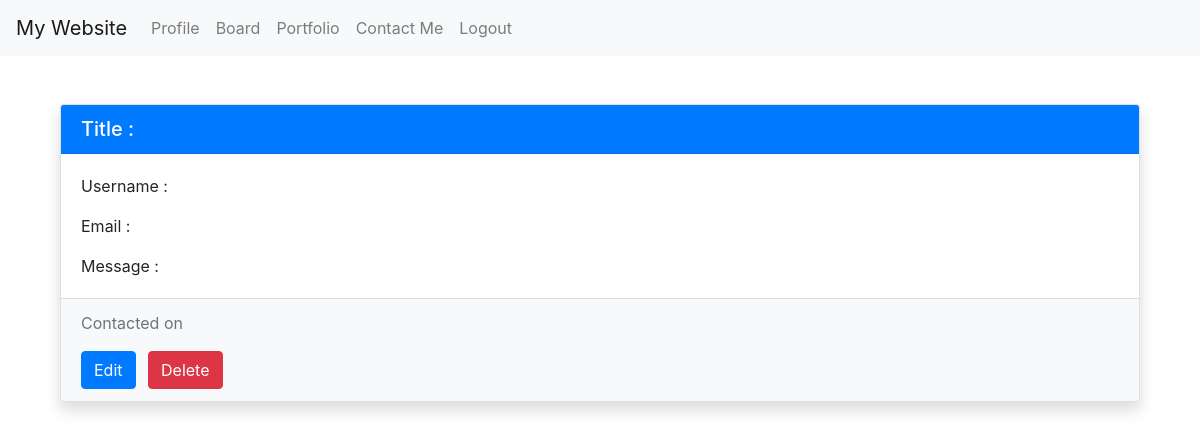
Page /view_contact?id=1 (signed in) on the earlier database version.
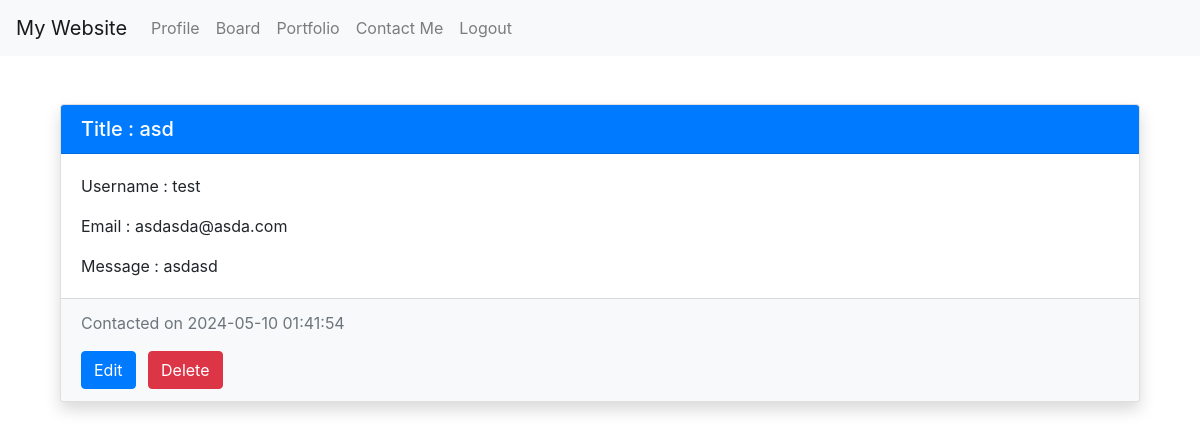
Same page on the later database version.
### tables this page shows
CREATE TABLE contacts (
    id INTEGER PRIMARY KEY AUTOINCREMENT,
    U_id VARCHAR(20) NOT NULL,
    username VARCHAR(20) NOT NULL,
    title VARCHAR(100) NOT NULL,
    email VARCHAR(64) NOT NULL,
    message TEXT NOT NULL,
    status INTEGER NOT NULL,
    response_date DATE,
    registration_date DATE NOT NULL DEFAULT (datetime('now', 'localtime')),
    FOREIGN KEY(U_id) REFERENCES members(id),
    FOREIGN KEY(username) REFERENCES members(username)
);

### app.py (the view, shortened to what this page needs)
@app.route('/view_contact', methods=['GET'])
def view_contact():
    if request.method == 'GET':
        try:
            if 'username' not in session:
                error = "Login required."
                return redirect(url_for('error', error=error))
            U_id = session['id']
            username = session['username']
            authority = session['authority']
            id = request.args.get('id', '', type=int)
            status = 1
            if authority == 1:
                select_query = """
                SELECT id, title, username, email, message, response_date, registration_date
                FROM contacts WHERE id = ? AND username = ? AND status = ?
                """
                cursor.execute(select_query, (id, username, status))
                contact = cursor.fetchone()
            return render_template('view_contact.html', contact=contact)
        except sqlite3.IntegrityError:
            error = "Unusual approach."
            return redirect(url_for('error', error=error))

### templates/view_contact.html (shortened to what this page needs)
{% extends 'base.html' %}
{% block content %}
<div class="container mt-5">
  <div class="row justify-content-center">
    <div class="col-md-12">
      <div class="card shadow">
        <div class="card-header bg-primary text-white">
          <h5 class="card-title mb-0">Title : {{ contact[1] }}</h5>
        </div>
        <div class="card-body">
          <p class="card-text">Username : {{ contact[2] }}</p>
          <p class="card-text">Email : {{ contact[3] }}</p>
          <p class="card-text">Message : {{ contact[4] }}</p>
        </div>
        <div class="card-footer text-muted bg-light">
          <p class="mb-0">Contacted on {{ contact[6] }}</p>
          <div class="mt-3">
            <a href="{{ url_for('update_contact', id=contact[0]) }}" class="btn btn-primary mr-2">Edit</a>
            <a href="{{ url_for('delete_contact', id=contact[0]) }}" class="btn btn-danger">Delete</a>
          </div>
        </div>
      </div>
    </div>
  </div>
</div>
{% endblock %}

Differences in the rows shown:
now on this page (row edited): contacts: title "asd", username "test", email "asdasda@asda.com", message "asdasd", registration_date "2024-05-10 01:41:54"
